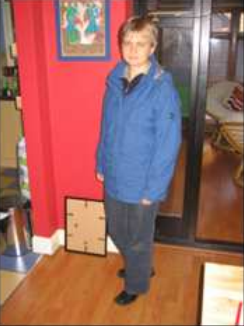
#> input picture 2018033_CV_HW13/Cap1.PNG, 244 x 326 px, found by its file name
$ python corresponding.py
#> lines starting #> are read from the running program, lines starting #| are printed output that depends on the picture; after the words box and inside, x2 and y2 are one past the last pixel; in counts of white or black regions, pixels touching at a corner belong together
# 2018033_CV_HW13.py
# Name: Dushyant Panchal
# Rollno: 2018033


import cv2 # only to read input image
import numpy as np

# input the images to np array
img1 = cv2.imread('Cap1.png')
#> img1 is the input picture: shape (326, 244, 3); mean B, G, R 97.3, 104.9, 155.5
img2 = cv2.imread('Cap2.png')
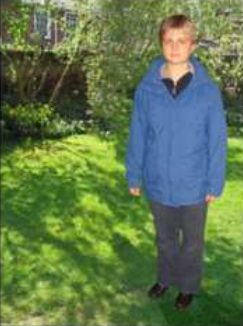
#> input picture 2018033_CV_HW13/Cap2.PNG, 243 x 326 px, found by its file name
#> img2 is the input picture: shape (326, 243, 3); mean B, G, R 76.7, 118.9, 95.8

# some variables
num_imgs = 2
size = 400

# resize the images to a common dimension
img1 = cv2.resize(img1,(size,size))
#> img1: shape (400, 400, 3)
img2 = cv2.resize(img2,(size,size))
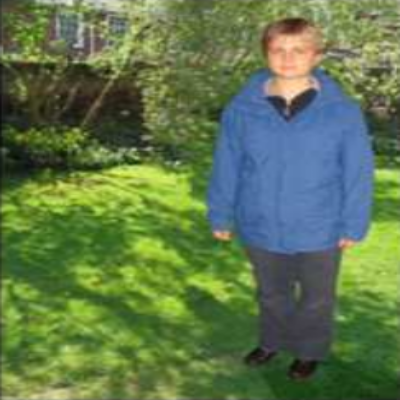
#> img2: shape (400, 400, 3); mean B, G, R 76.6, 118.8, 95.7

# creating a feature space for kmeans
cluster_features = np.stack([img1,img2]).reshape(-1,3)
cluster_features = np.float32(cluster_features)

# running kmeans clustering
K = 5
criteria = (cv2.TERM_CRITERIA_EPS + cv2.TERM_CRITERIA_MAX_ITER, 100, 0.85)
ret,label,center = cv2.kmeans(cluster_features,K,None,criteria,10,cv2.KMEANS_RANDOM_CENTERS)
#> ret = 584633523; center = [[69.1, 87.5, 211.4], [168, 198.4, 220], [49.21, 81.88, 75.45], [86.45, 147.2, 137.3], [169.8, 120.7, 89.46]]

# get cluster sizes and labels
_, nK = np.unique(label, return_counts=True)
#> nK = [54817, 24282, 124278, 71744, 44879]
label = label.reshape(2,size,size)
label1 = label[0,:,:]
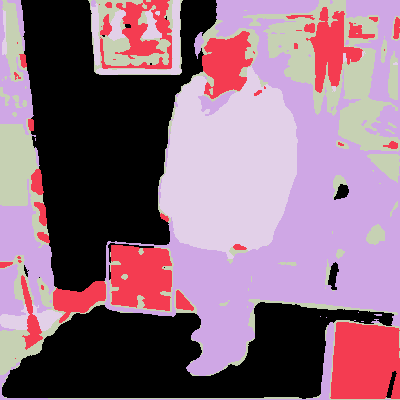
#> label1: shape (400, 400) int32; 5 distinct labels, from 0 to 4; one colour per label, 0 black
label2 = label[1,:,:]
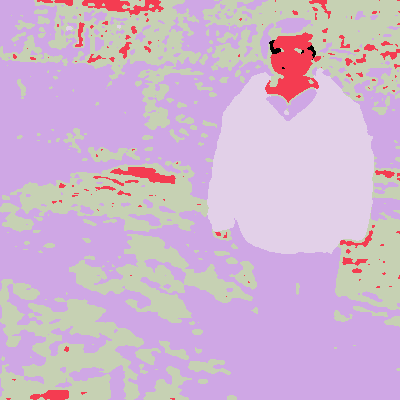
#> label2: shape (400, 400) int32; 5 distinct labels, from 0 to 4; one colour per label, 0 black

# generating corresponding cue 'q' measures
q = np.zeros((K,num_imgs))
for k in range(K):
    for j in range(num_imgs):
        label_j = label[j,:,:]
        q[k,j] = np.sum((label_j==k)*1)/nK[k]
#> after the loop, q = [[0.997, 0.00257], [0.76, 0.24], [0.352, 0.648], [0.298, 0.702], [0.485, 0.515]]

# finding the variance
w_d = 1/(1+np.var(q, axis=1))
#> w_d = [0.802, 0.937, 0.979, 0.961, 1]
w_d /= np.max(w_d)
w_d = np.uint8(w_d)
#> w_d = [0, 0, 0, 0, 1]


# mapping the values back to the original images
map1 = np.zeros((size,size))
map2 = np.zeros((size,size))

for k in range(K):
    map1[label1==k] = w_d[k]
    map2[label2==k] = w_d[k]
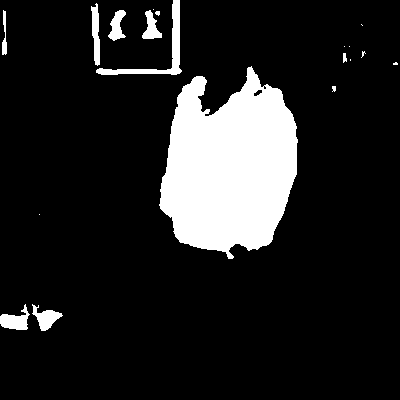
#> map1: shape (400, 400) float64; values 0 (black) and 1 (white), 13.6% white; 19 white regions (9 under 20 px), largest, box (x1, y1, x2, y2) and area: (159, 66, 298, 259) 18763, (96, 0, 182, 75) 971, (0, 304, 30, 330) 418
#> map2: shape (400, 400) float64; values 0 (black) and 1 (white), 14.4% white; 6 white regions (3 under 20 px), largest, box (x1, y1, x2, y2) and area: (207, 68, 374, 254) 23047, (66, 26, 73, 31) 24, (284, 110, 289, 115) 20


# also mapping the clusters
cluster1 = np.zeros((size,size,3))
cluster2 = np.zeros((size,size,3))

for k in range(K):
    cluster1[label1==k] = center[k]/255
    cluster2[label2==k] = center[k]/255
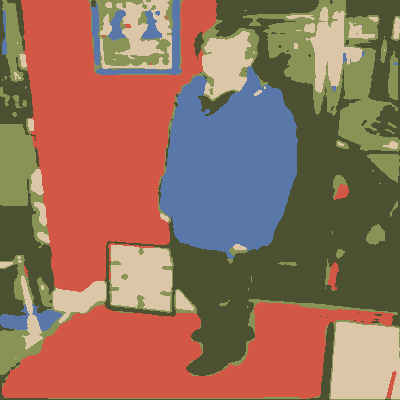
#> cluster1: shape (400, 400, 3) float64; mean of channels 0, 1, 2 0.357, 0.436, 0.583; drawn as B, G, R
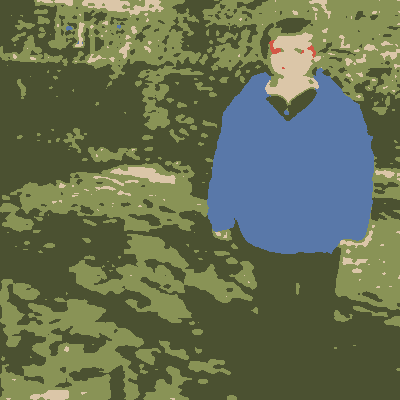
#> cluster2: shape (400, 400, 3) float64; mean of channels 0, 1, 2 0.324, 0.44, 0.401; drawn as B, G, R

# showing the results
cv2.imshow("img1", map1)
cv2.imshow("img2", map2)
cv2.imshow("cluster1", cluster1)
cv2.imshow("cluster2", cluster2)
cv2.waitKey(0)
